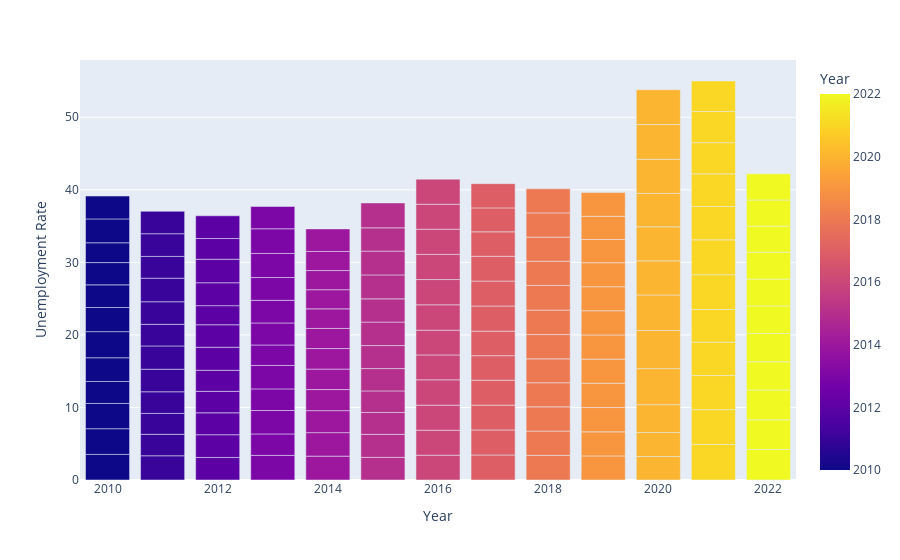

The notebook cell saved with this chart:
### Code cell
# Convert the date column to a datetime object
lpsm_df['date'] = pd.to_datetime(lpsm_df['date'])

# Extract the day, month, and year from the datetime object
lpsm_df['year'] = lpsm_df['date'].dt.year
lpsm_df['month'] = lpsm_df['date'].dt.month
lpsm_df['day'] = lpsm_df['date'].dt.day

print(lpsm_df)

fig_umep = px.bar(lpsm_df,x='year',y='u_rate',color='year',labels={'u_rate':'Unemployment Rate','year':'Year'})
fig_umep.show()

### Figure 1 — Plotly figure (JSON) as saved in the notebook; plotly's stock layout.template omitted (floating-point values rounded to 4 significant figures; data arrays with more than 128 entries replaced by an {"elided": "..."} marker saying what was removed)
{"data": [{"alignmentgroup": "True", "hovertemplate": "Year=%{marker.color}<br>Unemployment Rate=%{y}<extra></extra>", "legendgroup": "", "marker": {"color": {"elided": "155 int values"}, "coloraxis": "coloraxis", "pattern": {"shape": ""}}, "name": "", "offsetgroup": "", "orientation": "v", "showlegend": false, "textposition": "auto", "type": "bar", "x": {"elided": "155 int values"}, "xaxis": "x", "y": {"elided": "155 float values"}, "yaxis": "y"}], "layout": {"barmode": "relative", "coloraxis": {"colorbar": {"title": {"text": "Year"}}, "colorscale": [[0, "#0d0887"], [0.1111, "#46039f"], [0.2222, "#7201a8"], [0.3333, "#9c179e"], [0.4444, "#bd3786"], [0.5556, "#d8576b"], [0.6667, "#ed7953"], [0.7778, "#fb9f3a"], [0.8889, "#fdca26"], [1, "#f0f921"]]}, "legend": {"tracegroupgap": 0}, "margin": {"t": 60}, "xaxis": {"anchor": "y", "domain": [0, 1], "title": {"text": "Year"}}, "yaxis": {"anchor": "x", "domain": [0, 1], "title": {"text": "Unemployment Rate"}}}}
